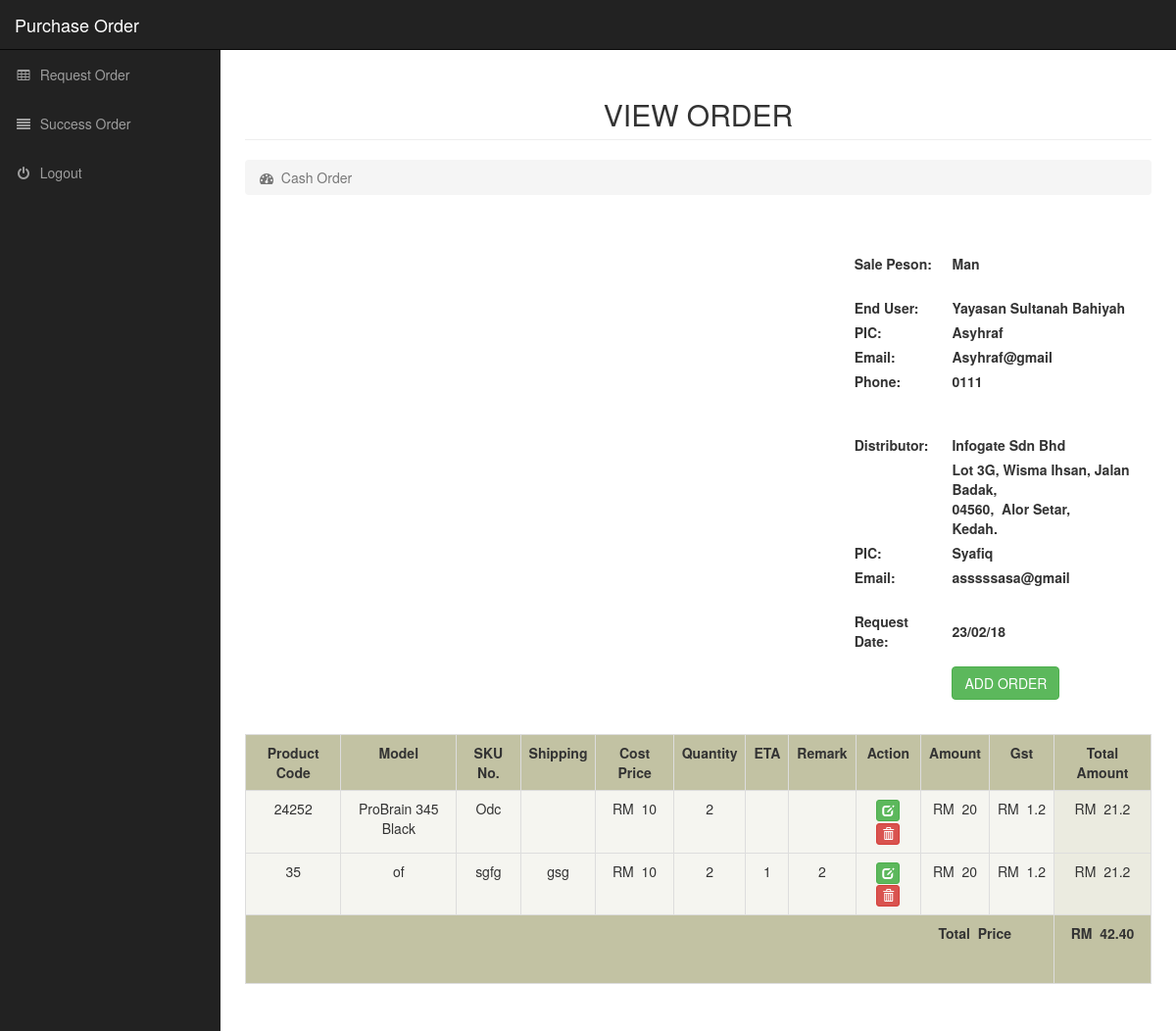
/admin/view_item.php?res_id=2, run on the app's committed database.
### tables this page shows
CREATE TABLE `request` (
  `res_id` int(20) NOT NULL,
  `username` varchar(255) NOT NULL,
  `client_name` varchar(255) NOT NULL,
  `client_pic` varchar(255) NOT NULL,
  `client_email` varchar(255) NOT NULL,
  `client_number` varchar(255) NOT NULL,
  `company_name` varchar(255) NOT NULL,
  `company_pic` varchar(255) NOT NULL,
  `company_email` varchar(255) NOT NULL,
  `total` double NOT NULL,
  `address` varchar(255) NOT NULL,
  `postcode` varchar(255) NOT NULL,
  `city` varchar(255) NOT NULL,
  `state` varchar(255) NOT NULL,
  `redate` date NOT NULL,
  `prodate` date NOT NULL,
  `status` int(11) NOT NULL,
  `po_no` varchar(255) NOT NULL,
  `attn` varchar(255) NOT NULL,
  `branch` varchar(255) NOT NULL,
  `branch_address` varchar(255) NOT NULL,
  `delivered` int(11) NOT NULL,
  `dev_num` varchar(255) NOT NULL,
  `approve` int(11) NOT NULL
);

CREATE TABLE `item` (
  `item_id` int(11) NOT NULL,
  `username` varchar(255) NOT NULL,
  `res_id` int(11) NOT NULL,
  `client_name` varchar(255) NOT NULL,
  `company_name` varchar(255) NOT NULL,
  `redate` date NOT NULL,
  `product` varchar(255) NOT NULL,
  `model` varchar(255) NOT NULL,
  `description` varchar(255) NOT NULL,
  `shipping` varchar(255) NOT NULL,
  `price` double NOT NULL,
  `quantity` int(11) NOT NULL,
  `eta` varchar(255) NOT NULL,
  `remark` varchar(255) NOT NULL,
  `amount` double NOT NULL,
  `gst` double NOT NULL,
  `t_amount` double NOT NULL
);

### admin/view_item.php (the view, shortened to what this page needs)
<?php
	$res_id= @$_REQUEST['res_id'];
	$result = mysql_query("SELECT * FROM request where res_id=".$res_id);
	while($row=@mysql_fetch_array($result))
	{
?>
<!DOCTYPE html>
<html>
<head>
    <link href="css/bootstrap.min.css" rel="stylesheet">
    <link href="css/sb-admin.css" rel="stylesheet">
    <link href="font-awesome/css/font-awesome.min.css" rel="stylesheet" type="text/css">
</head>
<body>
	<div id="wrapper">
        <nav class="navbar navbar-inverse navbar-fixed-top" role="navigation">
			<div class="navbar-header">
                <a class="navbar-brand" href="sale_home.php">Purchase Order</a>
            </div>
            <div class="collapse navbar-collapse navbar-ex1-collapse">
				<ul class="nav navbar-nav side-nav">
                    <li>
                        <a href="view_order.php"><i class="fa fa-fw fa-table"></i>&nbsp;&nbsp;Request Order</i></a>
                    </li>
					<li>
                        <a href="status_order.php"><i class="fa fa-fw fa-align-justify"></i>&nbsp;&nbsp;Success Order</i></a>
                    </li>
                    <li>
                        <a href="logout.php"><i class="fa fa-fw fa-power-off"></i>&nbsp;&nbsp;Logout</a>
                    </li>
                </ul>
            </div>
        </nav>
	<div id="page-wrapper">
            <div class="container-fluid">
                <div class="row">
                    <div class="col-lg-12">
                        <h2 align="center" class="page-header">VIEW ORDER</h2>
						<ol class="breadcrumb">
                            <li class="active">
                                <i class="fa fa-dashboard"></i>&nbsp;&nbsp;Cash Order
                            </li>
                        </ol>
                    </div>
                </div><br><br>
				<div class="row">
					<div align="left" class="col-lg-8">
					</div>
					<div>
						<table>
							<tr>
								<td><label><b>Sale Peson:&nbsp;&nbsp;</b></label></td>
								<td><label><?php echo $row['username']?></label></td>
							</tr>
							<tr>
								<td><label></label></td>
								<td><label></label></td>
							</tr>
							<tr>
								<td><label><b>End User:&nbsp;&nbsp;</b></label></td>
								<td><label><?php echo $row['client_name']?></label></td>
							</tr>
							<tr>
								<td><label><b>PIC:&nbsp;&nbsp;</b></label></td>
								<td><label><?php echo $row['client_pic']?></label></td>
							</tr>
							<tr>
								<td><label><b>Email:&nbsp;&nbsp;</b></label></td>
								<td><label><?php echo $row['client_email']?></label></td>
							</tr>
							<tr>
								<td><label><b>Phone:&nbsp;&nbsp;</b></label></td>
								<td><label><?php echo $row['client_number']?></label></td>
							</tr>
							<tr>
								<td><label></label></td>
								<td><label></label></td>
							</tr>
							<tr>
								<td><label></label></td>
								<td><label></label></td>
							</tr>
							<tr>
								<td><label><b>Distributor:&nbsp;&nbsp;</b></label></td>
								<td ><label><?php echo $row['company_name']?></label></td>
							</tr>
							<tr>
								<td><label></label></td>
								<td><label><?php echo $row['address']?>,<br><?php echo $row['postcode']?>,&nbsp;&nbsp;<?php echo $row['city']?>,<br><?php echo $row['state']?>.</label></td>
							</tr>
							<tr>
								<td><label><b>PIC:&nbsp;&nbsp;</b></label></td>
								<td ><label><?php echo $row['company_pic']?></label></td>
							</tr>
							<tr>
								<td><label><b>Email:&nbsp;&nbsp;</b></label></td>
								<td ><label><?php echo $row['company_email']?></label></td>
							</tr>
							<tr>
								<td><label></label></td>
								<td><label></label></td>
							</tr>
							<tr>
								<td><label><b>Request Date:&nbsp;&nbsp;</b></label></td>
								<td ><label><?php echo date_format(date_create($row['redate']), 'd/m/y')?></label></td>
							</tr>
							<tr height="60">
							<td></td>
							<td ><label><?php echo "<a href='display_item.php?res_id=$res_id'><input type='button' class='btn btn-success' value=' ADD ORDER '></a>";?></label></td>
							</tr>
						</table>
					</div>
				</div><br>
				<div class="row">
					<div class="col-lg-12">
						<div class="table-responsive">
							<table class="table table-bordered table-hover">
								<tr bgcolor='#c2c2a3'>
									<th><center>Product Code</center></th>
									<th><center>Model</center></th>
									<th><center>SKU No.</center></th>
									<th><center>Shipping</center></th>
									<th><center>Cost Price</center></th>
									<th><center>Quantity</center></th>
									<th><center>ETA</center></th>
									<th><center>Remark</center></th>
									<th><center>Action</center></th>
									<th><center>Amount</center></th>
									<th><center>Gst</center></th>
									<th><center>Total Amount</center></th>
								</tr>
						<?php
							$a= $_REQUEST['res_id'];
							$result = mysql_query("SELECT * from item WHERE res_id='$a' ");
							$t_amount = 0;
							$t_gst =0;
							while($row=mysql_fetch_array($result))
							{
								echo"<tr bgcolor='#f5f5f0' height='30'>";
								echo "<td align=center>".$row['product']."</td>";
								echo "<td align=center>".$row['model']."</td>";
								echo "<td align=center>".$row['description']."</td>";
								echo "<td align=center>".$row['shipping']."</td>";
								echo "<td align=center>RM&nbsp;&nbsp;".$row['price']."</td>";
								echo "<td align=center>".$row['quantity']."</td>";
								echo "<td align=center>".$row['eta']."</td>";
								echo "<td align=center>".$row['remark']."</td>";
								echo "<td align=center>
										<a href='edit_item.php?id=".($row["item_id"])." & res_id=".($row['res_id'])."'>
											<button type='submit'  name='edit' class='btn btn-success btn-xs'><span class='glyphicon glyphicon-edit'></span></button></a>
										<a href='delete_item.php?id=".($row["item_id"])." & res_id=".($row['res_id'])."'>
											<button type='submit' name='delete' class='btn btn-danger btn-xs'><span class='glyphicon glyphicon-trash'></span></button></a></td>";
								echo "<td align=center>RM&nbsp;&nbsp;".$row['amount']."</td>";
								echo "<td align=center>RM&nbsp;&nbsp;".$row['gst']."</td>";
								echo "<td align=center bgcolor='#ebebe0'>RM&nbsp;&nbsp;".$row['t_amount']."</td>";
								$amount= $row['amount'];
								$gst= $row['gst'];
								$t_amount += $amount;
								$t_gst += $gst;
							}
							$t_amount = sprintf('%0.2f',$t_amount);
							$subtotal = $t_amount;
							$t_gst = sprintf('%0.2f',$t_gst);
							$subgst = $t_gst;
							$total =  ($subtotal + $subgst);
							echo "<tr bgcolor='#c2c2a3' height='70'>
									<td align='right'colspan='11'><b>Total&nbsp; Price&nbsp;&nbsp;&nbsp;&nbsp;&nbsp;&nbsp;&nbsp;&nbsp;&nbsp;</b></td>
									<td align=center colspan='2'><b>RM&nbsp;&nbsp;";echo number_format($total, 2);echo" </b></td>
								  </tr>
							</table>";
						?>
					</div>
				</div>
			</div><br><br><br><br><br><br><br><br><br><br><br>
<?php
}
?>
		</div>
	</div>
</div>
</body>
</html>

### admin/css/sb-admin.css (style rules this page uses)
body { margin-top: 100px; background-color: #222; }
@media (min-width:768px) { body { margin-top: 50px; } }
#wrapper { padding-left: 0; }
#page-wrapper { width: 100%; padding: 0; background-color: #fff; }
@media (min-width:768px) { #wrapper { padding-left: 225px; } }
@media (min-width:768px) { #page-wrapper { padding: 10px; } }
@media (min-width:768px) { .side-nav { position: fixed; top: 51px; left: 225px; width: 225px; margin-left: -225px; border: none; border-radius: 0; overflow-y: auto; background-color: #222; bottom: 0; overflow-x: hidden; padding-bottom: 40px; } }
@media (min-width:768px) { .side-nav>li>a { width: 225px; } }

### data on the page
request: username "Man", client_name "Yayasan Sultanah Bahiyah", client_pic "Asyhraf", client_email "Asyhraf@gmail", client_number "0111", company_name "Infogate Sdn Bhd", address "Lot 3G, Wisma Ihsan, Jalan Badak", postcode "04560", city "Alor Setar", state "Kedah", company_pic "Syafiq", company_email "asssssasa@gmail", redate "23/02/18", total "42.40"
item: product "24252", model "ProBrain 345 Black", description "Odc", price "10", quantity "2", amount "20", gst "1.2", t_amount "21.2"
item: product "35", model "of", description "sgfg", shipping "gsg", price "10", quantity "2", eta "1", remark "2", amount "20", gst "1.2", t_amount "21.2"
